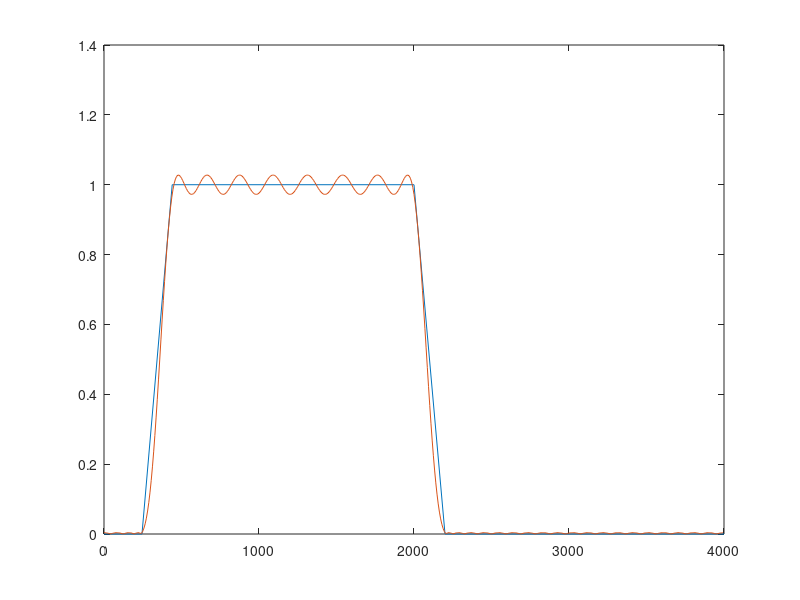
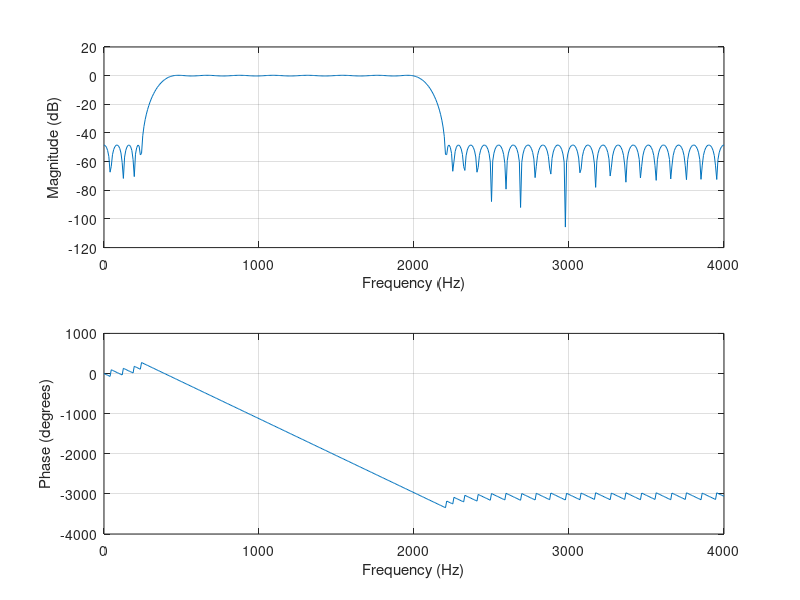

Here is the MATLAB script that generated these plots, in order:
F = [245 440 2000 2200];  %tap frequencies
A = [0 1 0];                    %tap gain, assume its working on
                                    %pairs of entries, with an implicit 0
                                    %at the start and end
pass_ripple = (10^(0.4/20)-1)/(10^(0.4/20)+1); 
stop_ripple = 10^(-50/20);
DEV = [stop_ripple pass_ripple stop_ripple];
Fs = 8000;                          %Fsamp

[m,f,a,W] = firpmord(F,A,DEV,Fs);   %tells us what order and shit it needs to be

b = firpm(m,f,a, W);                %coeffs of the FIR filter
[h,w] = freqz(b,1,512);         %freqz(numerator, denominator, resolution)
plot(f/2 * Fs,a,w/2/pi * Fs,abs(h)) %draws the something....

figure;                             %create new figure window
freqz(b,1,512, Fs);                 %plot magnitude and phase of filter design

tmp = (b(1));
str = ['double b[] = {' num2str(tmp)];
for i=2:length(b)
    tmp = (b(i));
    str = [str, ', ', num2str(tmp)];
end;
str = [str, '}'];
save fir_coeff.txt str -ascii -double   %save coefficient b to txt file